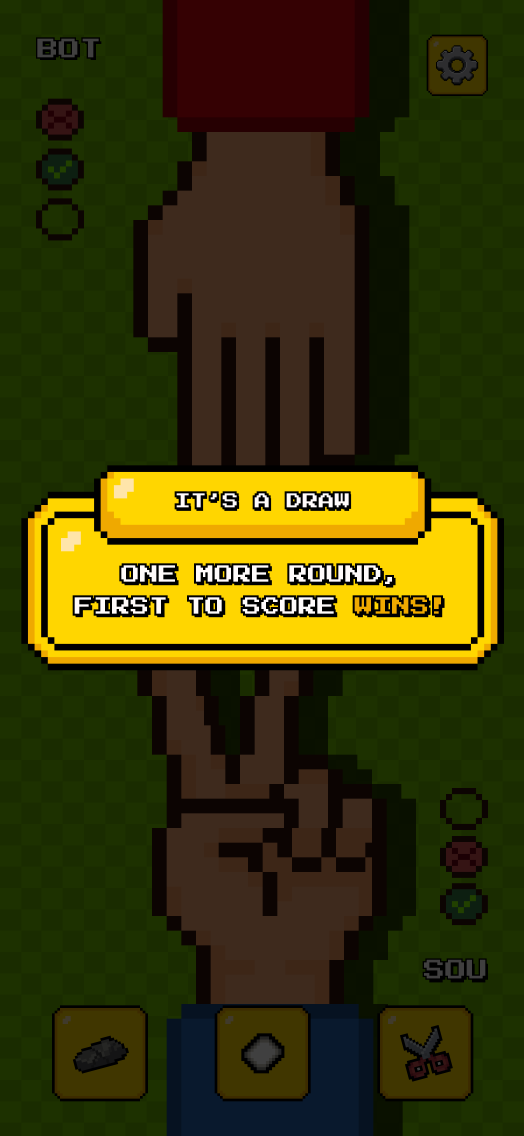
#> input picture Game UI/Game page - Draw State.png, 1572 x 3408 px, given in place of Home Screen.png, which was not available (shown at 1/3 size)
$ python ui_measure.py
#> lines starting #> are read from the running program, lines starting #| are printed output that depends on the picture; pictures that were not available may be replaced by others from this repository, and a replacement may not be noted
"""Locate supplied artwork in reference exports; does not modify originals."""
from pathlib import Path
import json
import cv2
import numpy as np
from PIL import Image

ROOT = Path(__file__).resolve().parents[1]
OUT = ROOT / '.ui-reconstruction' / 'audit'
PAIRS = {
    'Home Screen.png': ['home_screen'],
    'Game Mode.png': ['game_mode_screen'],
    'Gender Section - Male.png': ['gender_screen'],
    'Loading Screen.png': ['loading_screen'],
    'LOG-IN PAGE.png': ['authentiction_screen'],
    'SIGN-UP PAGE.png': ['authentiction_screen'],
    'Onboarding Screen 1.png': ['onboarding_screen', 'home_screen'],
    'Onboarding Screen 2.png': ['onboarding_screen'],
    'SETTINGS PAGE.png': ['settings_screen'],
    'Game page.png': ['game_screen'],
    'Start of the game - 3.png': ['game_screen'],
    'VICTORY PAGE - SOLO CHALLENGE.png': ['victory_screen_solo_match'],
    'DEFEAT PAGE - SOLO CHALLENGE.png': ['defeat_screen_solo_match'],
    'DRAW PAGE.png': ['draw_screen_solo_match'],
    'Online Duel.png': ['online_duel_screen'],
    'Online Duel - Hosted a Room.png': ['online_duel_screen'],
    'Online Duel - Victory Page.png': ['victory_defeat_draw_screen_online_duel_match'],
    'No Internet Screen.png': ['No_Internet_Screen'],
    'Oops Screen.png': ['Oops_Screen'],
}
output = {}
for name, folders in PAIRS.items():
    ref = np.array(Image.open(ROOT / 'Game UI' / name).convert('RGB').resize((393, 852), Image.Resampling.BOX))
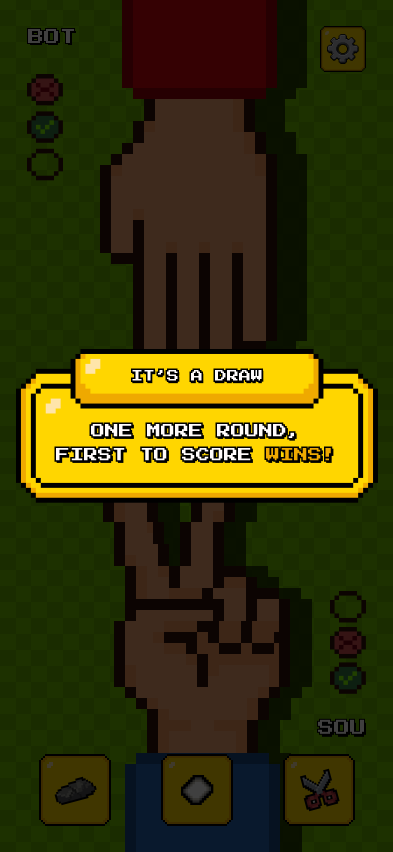
#> ref: shape (852, 393, 3); mean R, G, B 57.5, 55.1, 8.4
    found = []
    for folder in folders:
        for path in sorted((ROOT / 'assets' / folder).glob('*.png')):
            if path.name in ('Sky.png', 'half_time_screen.png', 'grass_Background.png', 'Exclude.png'):
                continue
            original = Image.open(path).convert('RGBA')
#> original is the input picture: PIL image 1572x3408 RGBA; mean R, G, B, A 57.5, 55.1, 8.4, 255
            scales = [0.25, 0.5, 1.0]
            if original.height > 850:
                scales += [0.10, 0.12, 0.125, 0.13, 0.14, 0.15, 0.1667, 0.175, 0.2, 0.225, 0.3]
            best = None
            for scale in scales:
                w, h = round(original.width * scale), round(original.height * scale)
                if w < 8 or h < 8 or w > 393 or h > 852:
                    continue
                arr = np.array(original.resize((w, h), Image.Resampling.BOX))
                mask = (arr[:,:,3] > 245).astype(np.uint8) * 255
                if np.count_nonzero(mask) < 20:
                    continue
                result = cv2.matchTemplate(ref, arr[:,:,:3], cv2.TM_SQDIFF_NORMED, mask=mask)
                result[~np.isfinite(result)] = 10
                score, _, position, _ = cv2.minMaxLoc(result)
                if best is None or score < best['error']:
                    best = {'asset': path.relative_to(ROOT).as_posix(), 'x': position[0], 'y': position[1], 'width': w, 'height': h, 'error': round(score, 5)}
#> this loop made 14 passes
#> (score, position) on passes 1, 4, 5, 6, 7, 8, 9, 10, 11, 12, 13: (5.4e-08, (0, 0)), (0.869, (234, 233)), (0.755, (2, 243)), (0.732, (3, 234)), (0.716, (1, 224)), (0.721, (1, 214)), (0.673, (0, 194)), (0.62, (121, 151)), (0.589, (109, 135)), (0.512, (73, 97)), (0.415, (17, 48))
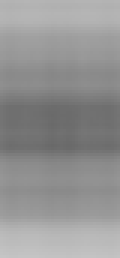
#> result: shape (86, 40) float32 (shown 3 times larger); min 0.415, max 0.776, mean 0.58
            if best and best['error'] < 0.12:
                found.append(best)
    output[name] = found
    print(name, len(found), flush=True)
#| Home Screen.png 1
#> pass 2 of the loop `for name, folders in PAIRS.items():`:
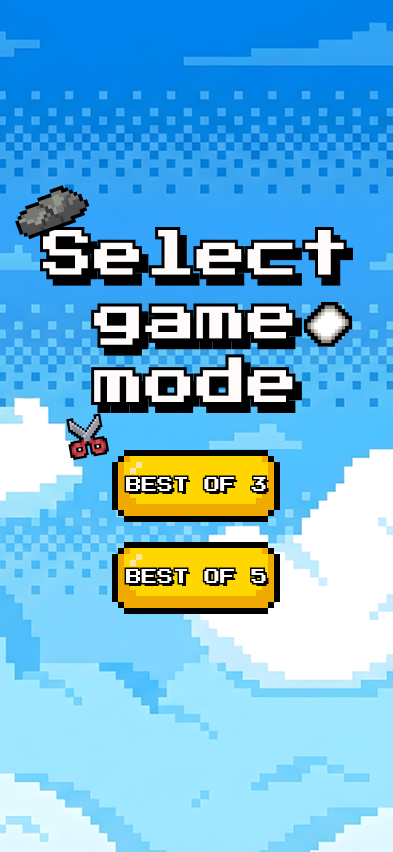
#> input picture Game UI/Game Mode.png, 393 x 852 px
#> the loop `for scale in scales:` made 14 passes
#> (score, position) on pass 1: (2.15, (0, 0))
#> after the loop `for scale in scales:`:
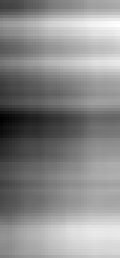
#> result: shape (86, 40) float32 (shown 3 times larger); min 2.12, max 2.19, mean 2.16; drawn with min black and max white
#> pass 3 of the loop `for name, folders in PAIRS.items():`:
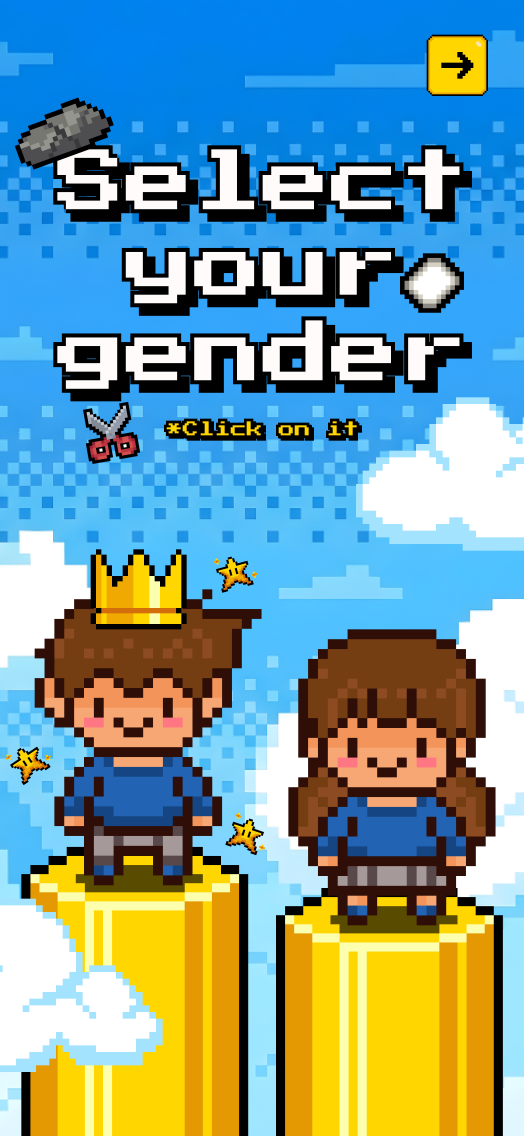
#> input picture Game UI/Gender Section - Male.png, 1572 x 3408 px (shown at 1/3 size)
#> `ref = np.array(Image.open(ROOT / 'Game UI' / name).convert('RGB').resi..`:
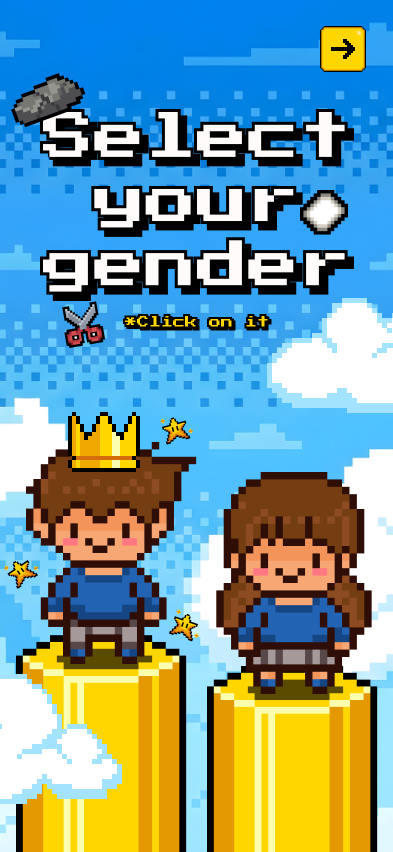
#> ref: shape (852, 393, 3); mean R, G, B 119.2, 155.6, 157.7
#> the loop `for scale in scales:` made 14 passes
#> (score, position) on pass 1: (1.94, (0, 0))
#> after the loop `for scale in scales:`:
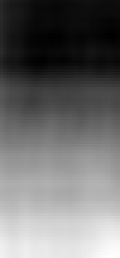
#> result: shape (86, 40) float32 (shown 3 times larger); min 1.87, max 1.95, mean 1.9; drawn with min black and max white
#> (the run stopped early here; a loop or call above may not have finished)
